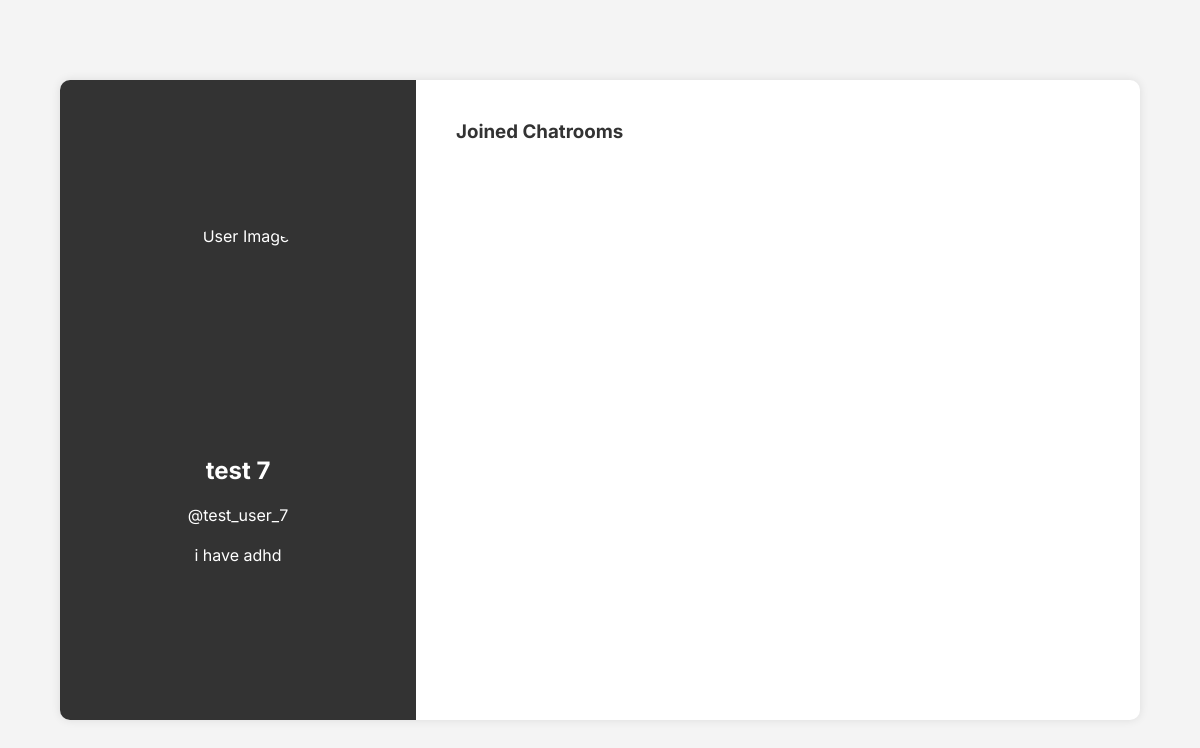
Before: /main/user/test_user_7 (signed in) with the older database file.
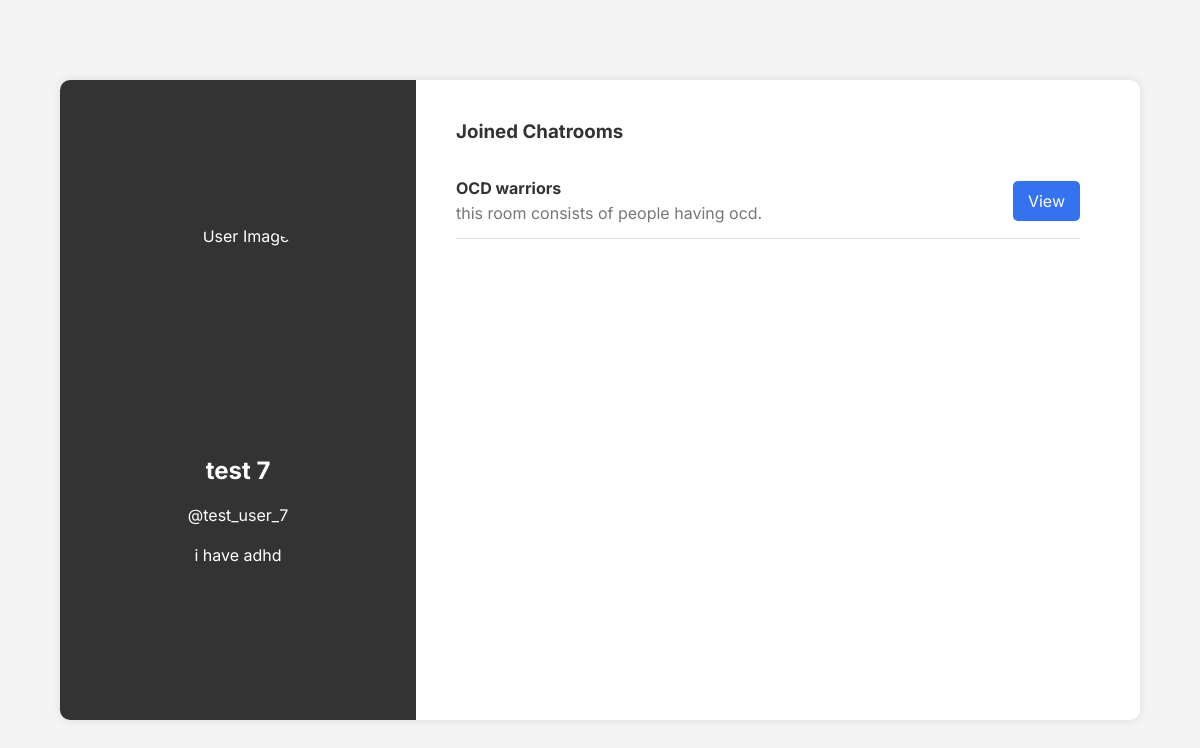
After: the same page with the newer database file.
### main/models.py (models this page shows, shortened)
class JoinedChatrooms(models.Model) :
    user = models.ForeignKey(user_profile,on_delete=models.CASCADE)
    chatroom = models.ForeignKey(Chatroom, on_delete=models.CASCADE)

class Chatroom(models.Model) :
    code =  models.CharField(max_length=7)
    name = models.CharField(max_length=20, unique=True)
    desc = models.TextField(max_length=500)

### main/views.py (the view)
# urls.py: path('user/<slug:username>', views.user_dashboard, name = 'userdashboard'),
@login_required(login_url=loginview)
def user_dashboard(request, username):
    if username == request.user.username :
        profile = user_profile.objects.get(user = request.user)
        form = ProfilePictureForm(request.POST, request.FILES, instance=profile)
        joined_chatrooms = JoinedChatrooms.objects.filter(user = profile)
        context = {
            'profile' : profile,
            'joined_chatrooms' : joined_chatrooms,
            'form' : form,
            'auth' : 'yes',
        }
        if request.method == 'POST':
            if form.is_valid():
                profile_f = form.save(commit=False)
                profile_f.save()
                return redirect(f"/main/user/{profile.user.username}")
        return render(request, "user_dashboard.html", context = context)
    else :
        profile = user_profile.objects.get(user = User.objects.get(username = username))
        joined_chatrooms = JoinedChatrooms.objects.filter(user = profile)
        context = {
            'profile' : profile,
            'joined_chatrooms' : joined_chatrooms,
            'auth' : 'no',
        }
        return render(request, "user_dashboard.html", context = context)

### main/templates/user_dashboard.html (shortened to what this page needs)
{% load static %}
<!DOCTYPE html>
<html lang="en">
  <head>
    <link rel="stylesheet" href="{% static 'css/user_dashboard.css' %}" />
  </head>
  <body>
    <div class="dashboard-container">
      <div class="profile-section">
        {% if profile.pfp.url != default_image_url %}
        <img src="{{profile.pfp.url}}" alt="User Image" class="profile-image" />
        {% else %}
        <img
          src="https://upload.wikimedia.org/wikipedia/commons/thumb/2/2c/Default_pfp.svg/2048px-Default_pfp.svg.png"
          alt="User Image"
          class="profile-image"
        />
         {% endif %}
        <h2>{{profile.user.first_name}} {{profile.user.last_name}}</h2>
        <p>@{{profile.user.username}}</p>
        <p>{{profile.bio}}</p>
      </div>
      <div class="details-section">
        <h3>Joined Chatrooms</h3>
        <div class="chatrooms-list">
          {% for room in joined_chatrooms %}
          <div class="chatroom">
            <div class="chatroom-details">
              <h4>{{room.chatroom.name}}</h4>
              <p>{{room.chatroom.desc}}</p>
            </div>
            <a
              href="/main/view_chatroom/{{room.chatroom.code}}"
              class="view-button"
              >View</a
            >
          </div>
          {% endfor %}
        </div>
      </div>
    </div>
  </body>
</html>

Changed rows visible on the page:
added JoinedChatrooms: chatroom.name "OCD warriors", chatroom.desc "this room consists of people having ocd."
